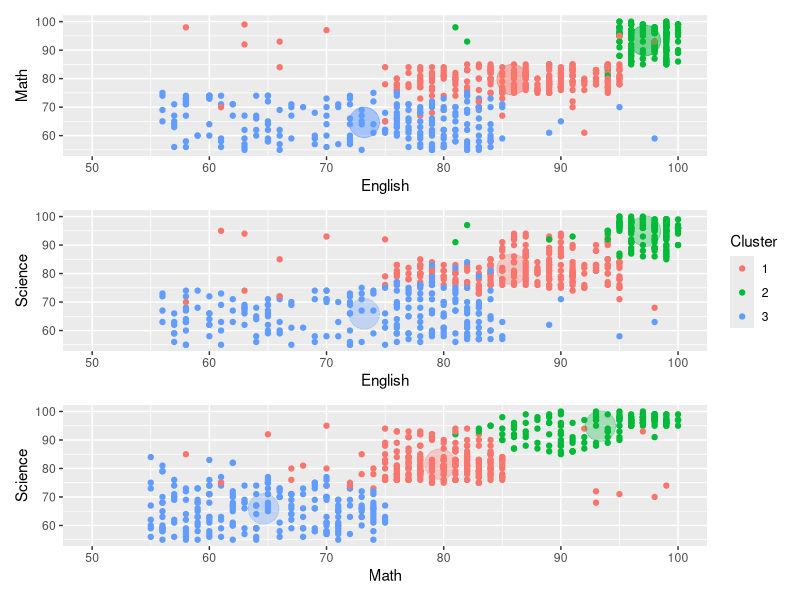
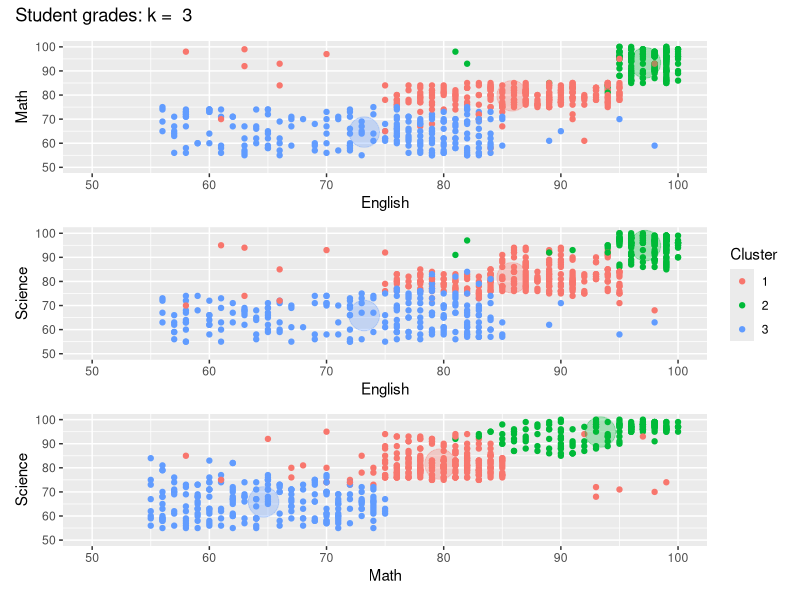
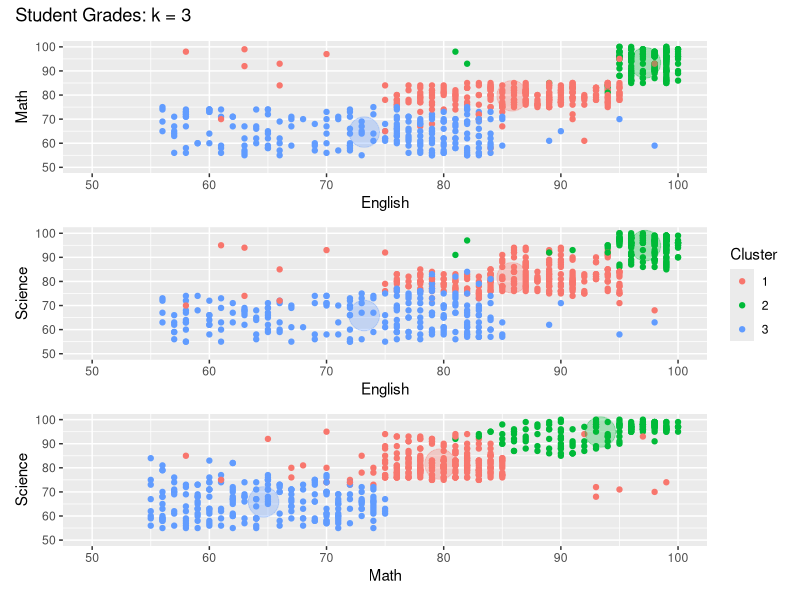
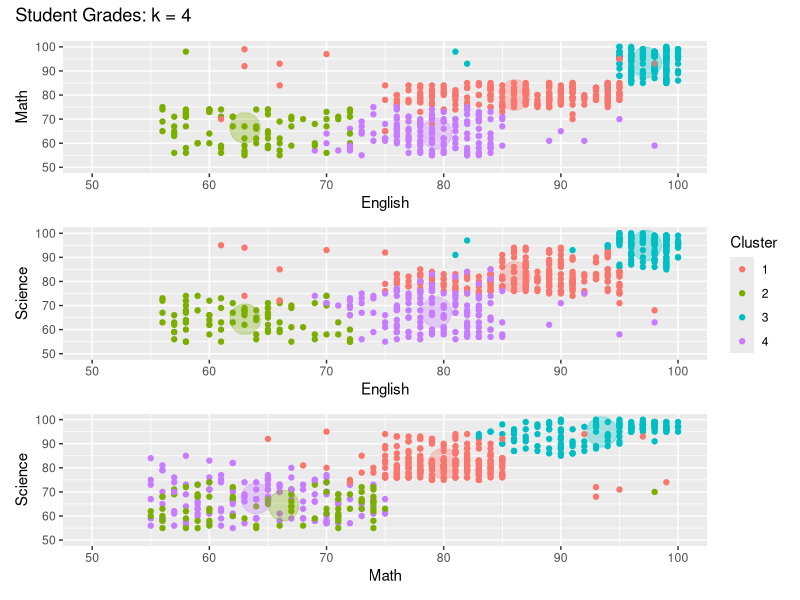
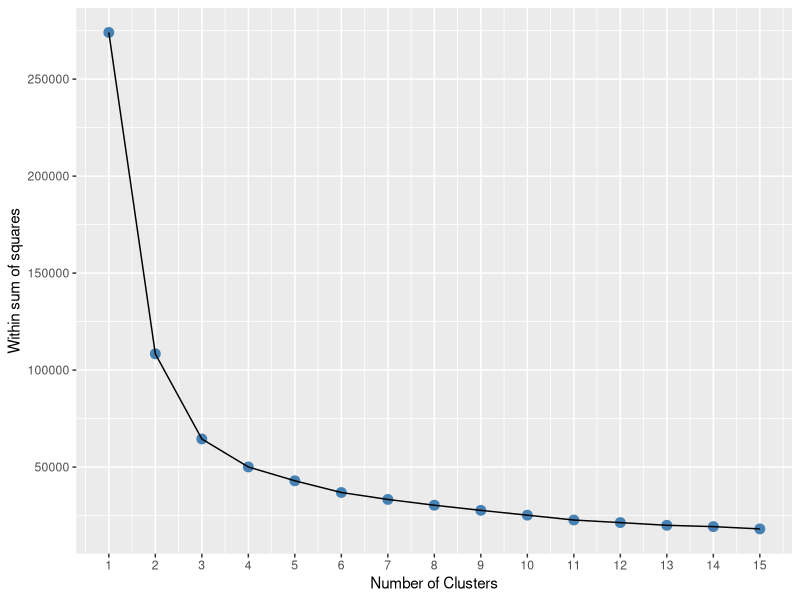
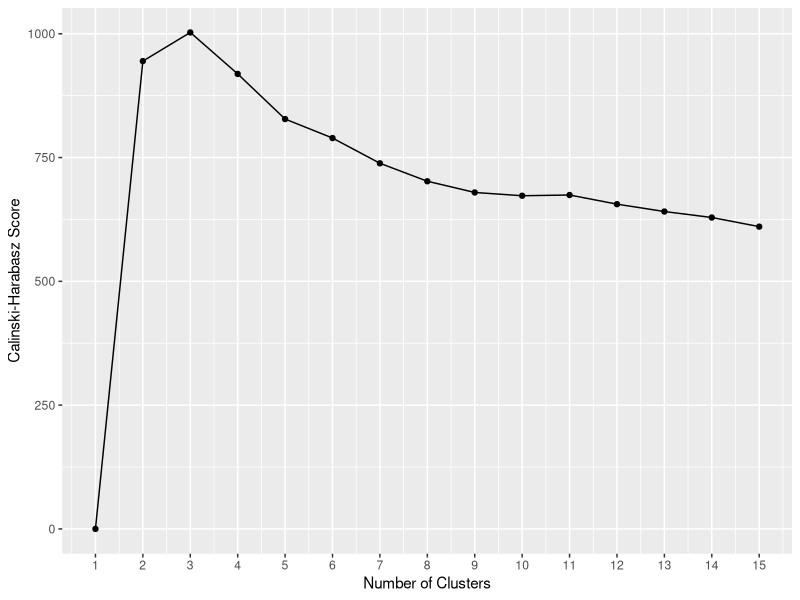
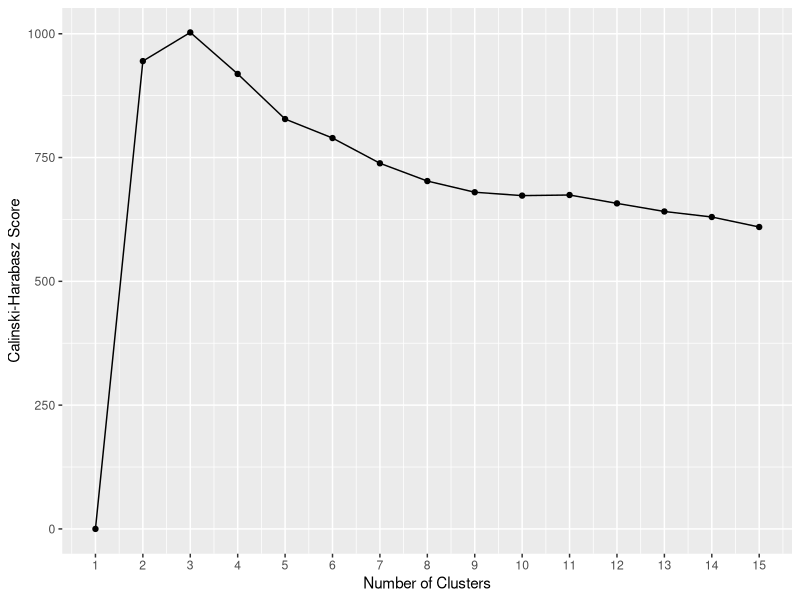

Here is the R script that generated these plots, in order:
## ---- chunk 1
knitr::opts_chunk$set(echo = TRUE)
library(tidyverse)
library(patchwork)

## ---- chunk 2
grades <- read_csv(
    '../data/student_grades.csv',
    col_types = cols(
        Student = col_integer(),
        English = col_integer(),
        Math = col_integer(),
        Science = col_integer()
    )
)
skimr::skim(grades)
## ---- chunk 3
grades_matrix <- grades %>% 
    select(-Student) %>% 
    data.matrix(rownames.force = TRUE)
head(grades_matrix)
## ---- chunk 4
set.seed(12345)
km3 <- kmeans(
    grades_matrix,
    3,
    nstart = 25
)
km3$centers
## ---- chunk 5
km_data <- grades %>% 
    mutate(Cluster = factor(km3$cluster))
km_centers <- as_tibble(km3$centers) %>% 
    mutate(Cluster = rownames(km3$centers))

p1 <- km_data %>% 
    ggplot(mapping = aes(x = English, y = Math, colour = Cluster)) +
    geom_point() +
    geom_point(data = km_centers, size = 10, alpha = 0.5, show.legend = FALSE) +
    scale_x_continuous(limits = c(50, 100))
    
p2 <- km_data %>% 
    ggplot(mapping = aes(x = English, y = Science, colour = Cluster)) +
    geom_point() +
    scale_x_continuous(limits = c(50, 100)) +
    geom_point(
        data = km_centers,
        size = 10,
        alpha = .3,
        show.legend = FALSE
    )

p3 <- km_data %>% 
    ggplot(mapping = aes(x = Math, y = Science, colour = Cluster)) +
    geom_point() +
    scale_x_continuous(limits = c(50, 100)) +
    geom_point(
        data = km_centers,
        size = 10,
        alpha = .3,
        show.legend = FALSE
    )

# plot them in their own rows
p1 / p2 / p3 + plot_layout(guides = 'collect')
## ---- chunk 6
rm(p1, p2, p3)
## ---- chunk 7
subject_plot <- function(data, centers, x_subject, y_subject) {
    ggplot(data = data, mapping = aes(x = .data[[x_subject]], y = .data[[y_subject]], colour = Cluster)) +
    geom_point() +
    scale_x_continuous(limits = c(50, 100)) +
    scale_y_continuous(limits = c(50, 100)) +
    geom_point(
        data = centers,
        size = 10,
        alpha = .3,
        show.legend = FALSE
    )
}
## ---- chunk 8
p1 <- subject_plot(km_data, km_centers, 'English', 'Math')
p2 <- subject_plot(km_data, km_centers, 'English', 'Science')
p3 <- subject_plot(km_data, km_centers, 'Math', 'Science')
p1 / p2 / p3 + 
    plot_layout(guides = 'collect') +
    plot_annotation(title = paste('Student grades: k = ', length(km3$size)))
## ---- chunk 9
rm(p1, p2, p3)
rm(km_data, km_centers)
## ---- chunk 10
grade_plot <- function(data, km) {
    km_df <- mutate(data, Cluster = factor(km$cluster))
    km_c <- as_tibble(km$centers) %>% 
        mutate(Cluster = rownames(km$centers))
    p_all <-
        subject_plot(km_df, km_c, 'English', 'Math') /
        subject_plot(km_df, km_c, 'English', 'Science') /
        subject_plot(km_df, km_c, 'Math', 'Science') +
        plot_layout(guides = 'collect') +
        plot_annotation(title = paste0('Student Grades: k = ', length(km$size)))
    return(p_all)
}
## ---- chunk 11
grade_plot(grades, km3)
## ---- chunk 12
km4 <- kmeans(grades_matrix, 4, nstart = 25)
grade_plot(grades, km4)
## ---- chunk 13
cs3 <- fpc::clusterboot(
    grades_matrix,
    clustermethod = fpc::kmeansCBI,
    k = 3,
    nstart = 25,
    count = FALSE
)
cs4 <- fpc::clusterboot(
    grades_matrix,
    clustermethod = fpc::kmeansCBI,
    k = 4,
    nstart = 25,
    count = FALSE
)
tibble(
    mean = cs3$bootmean,
    dissolved = cs3$bootbrd
)

tibble(
    mean = cs4$bootmean,
    dissolved = cs4$bootbrd
)
## ---- chunk 14
k_scores <- tibble(
    k = 1:15,
    wss = map_dbl(1:15, function(k) sum(kmeans(grades_matrix, k, nstart=25)$withinss))
)
k_scores %>% 
    ggplot(aes(x = k, y = wss)) +
    geom_point(size = 3, colour = 'steelblue') +
    geom_line() +
    scale_x_continuous(breaks = k_scores$k) +
    scale_y_continuous(breaks = seq(0, 300000, 50000)) +
    labs(x = 'Number of Clusters', y = 'Within sum of squares')

## ---- chunk 15

ch_index <- function(wss, bss, k, n) {
    # within cluster variance - the average wss
    if(k == 1) {
        return(0)
    }
    W <- wss / (n - k)
    # between cluster variance.
    # the average contribution to the bss from each cluster
    B <- bss / (k - 1)
    # you want a small average wss and a large average bss, so we
    # want to maximize the ratio B to W
    return(B / W)
}
ch_index(km3$tot.withinss, km3$betweenss, 3, nrow(grades_matrix))

# so
calinski_harabasz <- function(km) {
    wss <- km$tot.withinss
    bss <- km$betweenss
    n <- sum(km$size)
    k <- length(km$size)
    return(ch_index(wss, bss, k, n))
}

calinski_harabasz(km3)
calinski_harabasz(km4)


## ---- chunk 16
k_scores$ch <- map_dbl(1:15, ~calinski_harabasz(kmeans(grades_matrix, ., nstart = 25)))

k_scores %>% 
    ggplot(aes(x = k, y = ch)) +
    geom_point() +
    geom_line() +
    scale_x_continuous(breaks = k_scores$k) +
    labs(x = 'Number of Clusters', y = 'Calinski-Harabasz Score')
## ---- chunk 17
k_scores$ch2 <- fpc::kmeansruns(
    grades_matrix,
    krange = 1:15,
    criterion = 'ch'
)$crit

k_scores %>% 
    ggplot(aes(x = k, y = ch2)) +
    geom_point() +
    geom_line() +
    scale_x_continuous(breaks = k_scores$k) +
    labs(x = 'Number of Clusters', y = 'Calinski-Harabasz Score')
